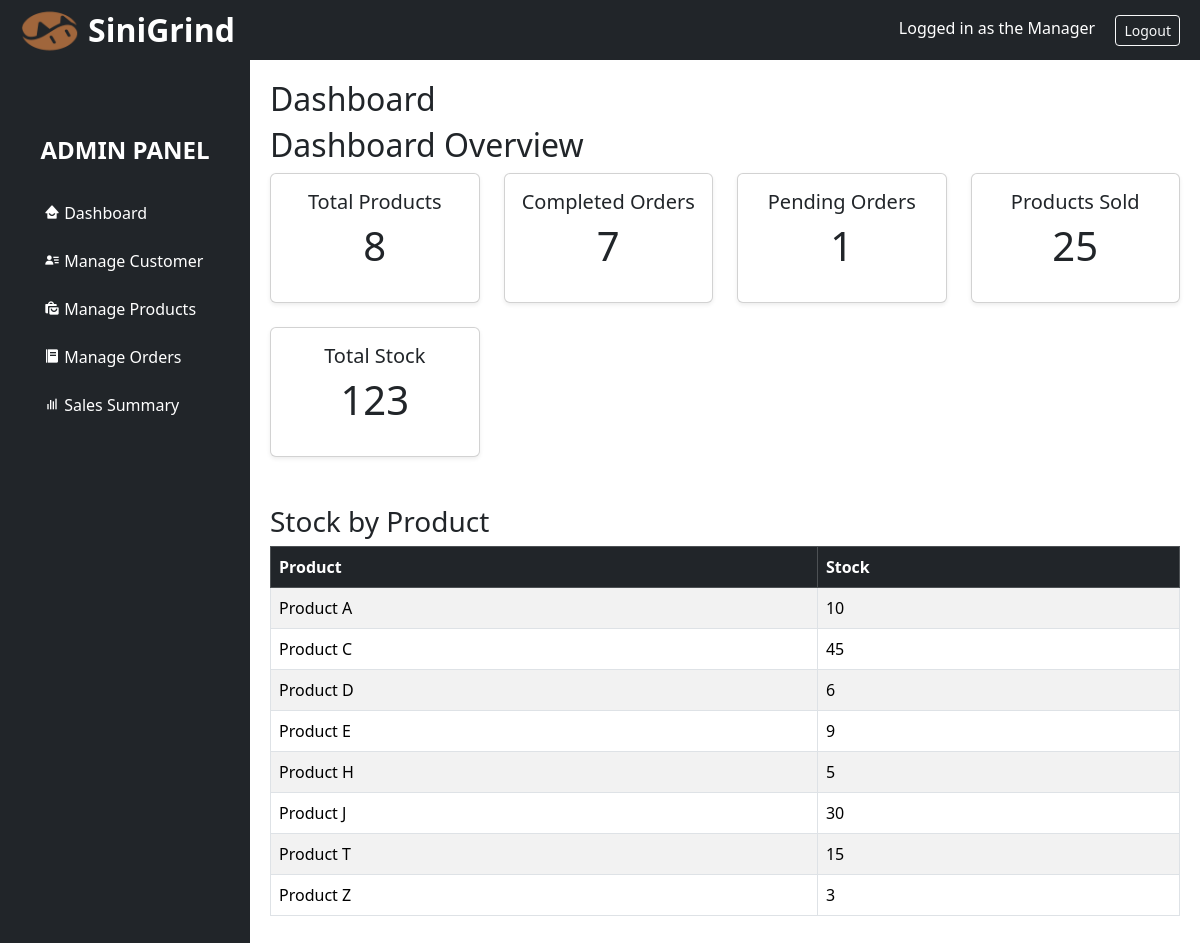
Page /admin/dashboard.php (signed in) on the committed database.
### tables this page shows
CREATE TABLE `products` (
  `id` int(11) NOT NULL,
  `name` varchar(255) NOT NULL,
  `price` decimal(10,2) NOT NULL,
  `stock` int(11) NOT NULL DEFAULT 0,
  `created_at` timestamp NOT NULL DEFAULT current_timestamp(),
  `description` text DEFAULT NULL,
  `photo` varchar(255) DEFAULT NULL
);

### db.php (called while the page is built, shortened)
<?php
$DB_HOST = "localhost";
$DB_USER = "root";
$DB_PASS = "";
$DB_NAME = "singrind_data";
$CONN = mysqli_connect($DB_HOST, $DB_USER, $DB_PASS, $DB_NAME);
function runQuery($sql, $params = null) {
    global $CONN;
    $stmt = mysqli_prepare($CONN, $sql);
    if ($params !== null && is_array($params) && count($params) === 2) {
        mysqli_stmt_bind_param($stmt, $params[0], ...$params[1]);
    }
    mysqli_stmt_execute($stmt);
    $command = strtolower(strtok(trim($sql), " "));
    if ($command === "select") {
        $result = mysqli_stmt_get_result($stmt);
        $rows = [];
        while ($row = mysqli_fetch_assoc($result)) {
            $rows[] = $row;
        }
        return $rows;
    }
    return true;
}
?>

### admin/dashboard.php (the view, shortened to what this page needs)
<?php
require_once '../db.php';
$totalProducts = runQuery("SELECT COUNT(*) AS cnt FROM products")[0]['cnt'];
$totalCompletedOrders = runQuery("SELECT COUNT(*) AS cnt FROM orders WHERE status='completed'")[0]['cnt'];
$totalPendingOrders = runQuery("SELECT COUNT(*) AS cnt FROM orders WHERE status='pending'")[0]['cnt'];
$totalProductsSold = runQuery("
    SELECT COALESCE(SUM(oi.qty),0) AS cnt
    FROM order_items oi
    JOIN orders o ON oi.order_id = o.id
    WHERE o.status='completed'
")[0]['cnt'];
$totalStock = runQuery("SELECT COALESCE(SUM(stock),0) AS cnt FROM products")[0]['cnt'];
$products = runQuery("SELECT id, name, price, stock, description, photo FROM products ORDER BY id ASC");
?>
<!DOCTYPE html>
<html lang="en">
<head>
    <link href="https://cdn.jsdelivr.net/npm/bootstrap@5.3.2/dist/css/bootstrap.min.css" rel="stylesheet">
    <link href='https://unpkg.com/boxicons@2.1.4/css/boxicons.min.css' rel='stylesheet'>
</head>
<body>
<div class="sidebar bg-dark text-white">
  <h4 class="text-center py-3"><b>ADMIN PANEL</b></h4>
  <ul class="nav flex-column ps-4">
    <li class="nav-item">
      <a class="nav-link text-white" href="#dashboard" onclick="showView('dashboard', this)">
        <i class="bx bxs-home-smile active"></i>  Dashboard
      </a>
    </li>
    <li class="nav-item">
      <a class="nav-link text-white" href="#customer" onclick="showView('customer', this)">
        <i class="bx bxs-user-detail"></i>  Manage Customer
      </a>
    </li>
    <li class="nav-item">
      <a class="nav-link text-white" href="#products" onclick="showView('products', this)">
        <i class="bx bxs-shopping-bags"></i>  Manage Products
      </a>
    </li>
    <li class="nav-item">
      <a class="nav-link text-white" href="#orders" onclick="showView('orders', this)">
        <i class="bx bxs-food-menu"></i>  Manage Orders
      </a>
    </li>
    <li class="nav-item">
      <a class="nav-link text-white" href="#sales-summary" onclick="showView('sales-summary', this)">
        <i class="bx bx-bar-chart"></i>  Sales Summary
      </a>
    </li>
  </ul>
</div>
<div class="topbar">
    <div>
        <a href="#" class="nav-logo d-flex align-items-center text-decoration-none">
                    <img src="../assets/logo_iconpeanutbutter.png" alt="SiniGrind Logo" class="logo-image me-2" style="width: 60px;">
                    <h2 class="logo-text mb-0" style="color: #fff"><b>SiniGrind</b></h2>
                </a>
    </div>
    <div>
        <span class="me-3">Logged in as the Manager</span>
        <a class="btn btn-outline-light btn-sm" href="logout.php">Logout</a>
    </div>
</div>
<div class="content">
  <div id="dashboard">
    <h2>Dashboard</h2>
  <h2>Dashboard Overview</h2>
  <div class="row">
    <div class="col-md-3">
      <div class="card text-center shadow-sm mb-4">
        <div class="card-body">
          <h5 class="card-title">Total Products</h5>
          <p class="display-6"><?= $totalProducts ?></p>
        </div>
      </div>
    </div>
    <div class="col-md-3">
      <div class="card text-center shadow-sm mb-4">
        <div class="card-body">
          <h5 class="card-title">Completed Orders</h5>
          <p class="display-6"><?= $totalCompletedOrders ?></p>
        </div>
      </div>
    </div>
    <div class="col-md-3">
      <div class="card text-center shadow-sm mb-4">
        <div class="card-body">
          <h5 class="card-title">Pending Orders</h5>
          <p class="display-6"><?= $totalPendingOrders ?></p>
        </div>
      </div>
    </div>
    <div class="col-md-3">
      <div class="card text-center shadow-sm mb-4">
        <div class="card-body">
          <h5 class="card-title">Products Sold</h5>
          <p class="display-6"><?= $totalProductsSold ?></p>
        </div>
      </div>
    </div>
    <div class="col-md-3">
      <div class="card text-center shadow-sm mb-4">
        <div class="card-body">
          <h5 class="card-title">Total Stock</h5>
          <p class="display-6"><?= $totalStock ?></p>
        </div>
      </div>
    </div>
  </div>
  <h3 class="mt-4">Stock by Product</h3>
<div class="row">
  <div class="col-12">
    <table class="table table-bordered table-striped">
      <thead class="table-dark">
        <tr>
          <th>Product</th>
          <th>Stock</th>
        </tr>
      </thead>
      <tbody>
        <?php foreach ($products as $p): ?>
          <tr>
            <td><?= htmlspecialchars($p['name']) ?></td>
            <td><?= intval($p['stock']) ?></td>
          </tr>
        <?php endforeach; ?>
      </tbody>
    </table>
  </div>
</div>
  </div>
</div>
</body>
</body>
</html>

### admin/dashboard.php (style rules this page uses)
body { display: flex; min-height: 100vh; }
.sidebar { width: 250px; background-color: #343a40; color: #fff; position: fixed; top: 60px; bottom: 0; left: 0; padding-top: 60px; }
.sidebar a { display: block; color: #fff; padding: 12px 20px; text-decoration: none; }
.content { margin-left: 250px; padding: 20px; flex: 1; padding-top: 80px; }
.topbar { position: fixed; top: 0; left: 0; right: 0; height: 60px; background-color: #212529; color: #fff; display: flex; align-items: center; justify-content: space-between; padding: 0 20px; z-index: 1000; }

### rows in the picture
products: name "Product A", stock "10"
products: name "Product C", stock "45"
products: name "Product D", stock "6"
products: name "Product E", stock "9"
products: name "Product H", stock "5"
products: name "Product J", stock "30"
products: name "Product T", stock "15"
products: name "Product Z", stock "3"

### other values in the picture
$totalProducts "8"
$totalCompletedOrders "7"
$totalPendingOrders "1"
$totalProductsSold "25"
$totalStock "123"
